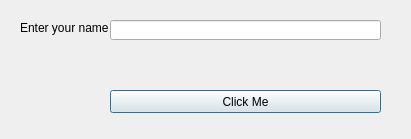
<?xml version="1.0" encoding="UTF-8"?>
<ui version="4.0">
 <class>Dialog</class>
 <widget class="QDialog" name="Dialog">
  <property name="geometry">
   <rect>
    <x>0</x>
    <y>0</y>
    <width>411</width>
    <height>139</height>
   </rect>
  </property>
  <property name="windowTitle">
   <string>Dialog</string>
  </property>
  <widget class="QLabel" name="labelEnterName">
   <property name="geometry">
    <rect>
     <x>20</x>
     <y>20</y>
     <width>91</width>
     <height>16</height>
    </rect>
   </property>
   <property name="text">
    <string>Enter your name</string>
   </property>
  </widget>
  <widget class="QLabel" name="labelMessage">
   <property name="geometry">
    <rect>
     <x>110</x>
     <y>60</y>
     <width>261</width>
     <height>16</height>
    </rect>
   </property>
   <property name="text">
    <string/>
   </property>
  </widget>
  <widget class="QLineEdit" name="lineEdit">
   <property name="geometry">
    <rect>
     <x>110</x>
     <y>20</y>
     <width>271</width>
     <height>20</height>
    </rect>
   </property>
  </widget>
  <widget class="QPushButton" name="ClickMeButton">
   <property name="geometry">
    <rect>
     <x>110</x>
     <y>90</y>
     <width>271</width>
     <height>23</height>
    </rect>
   </property>
   <property name="text">
    <string>Click Me</string>
   </property>
  </widget>
 </widget>
 <resources/>
 <connections/>
</ui>
